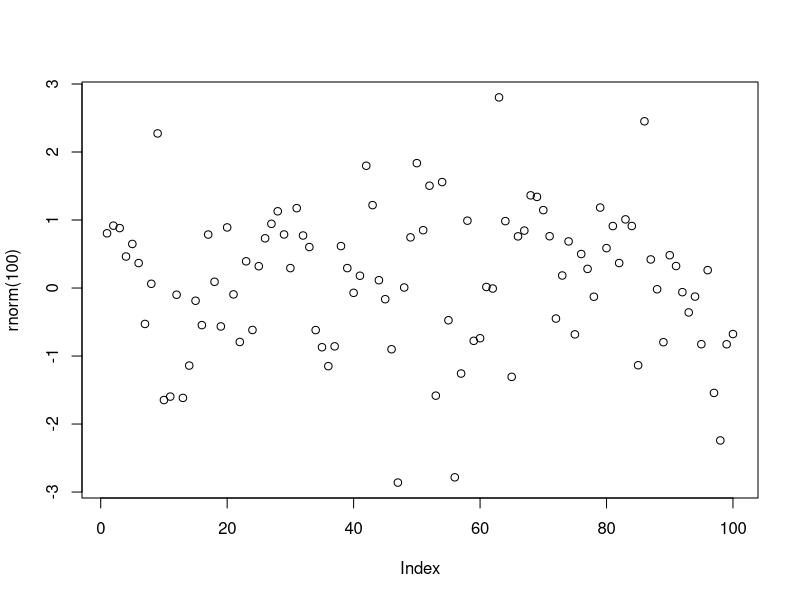

Write R code to recreate this figure. (Note: this script raises an error after producing the figure.)
## ---- chunk 1
  knitr::opts_chunk$set(echo = TRUE)
## ---- chunk 2
# some analysis
sorted_table <- mtcars[order(mtcars$mpg),]
## ---- chunk 3
  plot(rnorm(100))
## ---- chunk 4
knitr::kable(sorted_table, caption="This is a summary table.")
## ---- chunk 5
cat('\\pagebreak')
## ---- chunk 6
knitr::kable(summary_table, caption="This is a summary table.")
